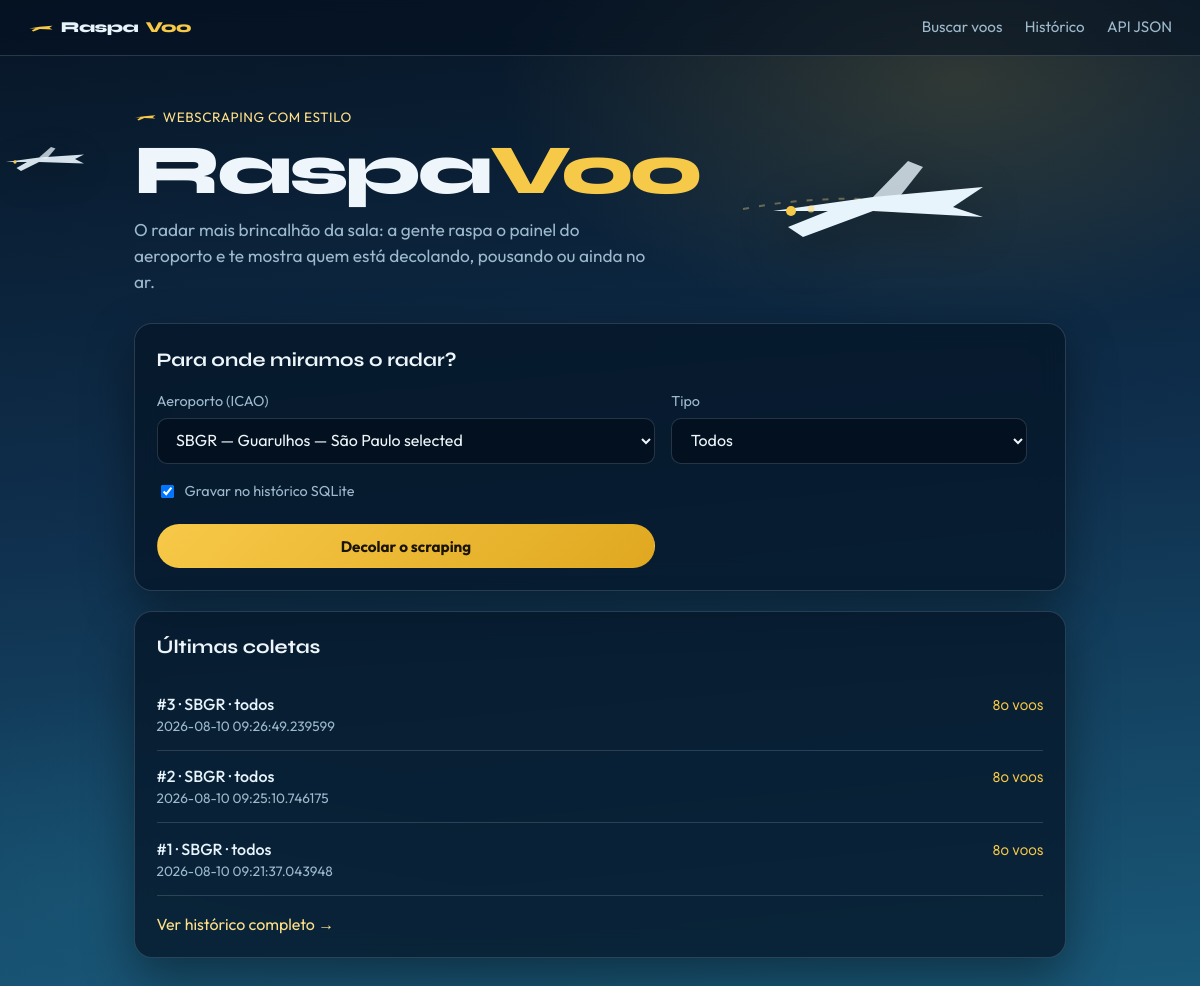
The page / on the database its author committed.
### models/coleta_voo.py (models this page shows, shortened)
class ColetaVoo(ModeloBase):#NÃO ESQUEÇA DE COLOCAR O MODELOBASE DENTRO DOS () PARA PEGAR COMO UM MODELO
    __bind_key__ = "historico"
    __tablename__ = "coletas_voo"
    fonte = db.Column(db.String(255), nullable=False)
    aeroporto = db.Column(db.String(10), nullable=False)
    tipo_busca = db.Column(db.String(20), nullable=False)
    total = db.Column(db.Integer, nullable=False, default=0)
    voos = db.relationship(
        "VooInfo",
        back_populates="coleta",
        cascade="all, delete-orphan",
    )
    @classmethod
    def listar(cls):
        return cls.query.order_by(cls.data_criacao.desc()).all()

### controllers/site_controller.py (the view)
@site_bp.route("/")
def home():
    coletas = ColetaVoo.listar()[:6]
    return render_template(
        "home.html",
        coletas=coletas,
        aeroportos=AEROPORTOS_SUGERIDOS,
    )

### views/templates/home.html (shortened to what this page needs)
{% extends "layout.html" %}
{% block content %}
<section class="hero">
    <div class="hero-texto">
        <p class="hero-selo">
            <svg class="selo-aviao" viewBox="0 0 48 20" aria-hidden="true">
                <path d="M2 12 L22 9 L46 7 L40 11 L46 14 L22 13 L10 18 L7 16 L14 12 Z" fill="currentColor"/>
            </svg>
            webscraping com estilo
        </p>
        <h1 class="hero-brand">Raspa<em>Voo</em></h1>
        <p class="hero-lead">
            O radar mais brincalhão da sala: a gente raspa o painel do aeroporto
            e te mostra quem está decolando, pousando ou ainda no ar.
        </p>
    </div>
    <div class="hero-aviao-grande" aria-hidden="true">
    </div>
</section>
<section class="painel busca-painel">
    <h2 class="secao-titulo">Para onde miramos o radar?</h2>
    <form method="post" action="{{ url_for('site.buscar') }}" class="form-busca">
        <div class="campo">
            <label for="aeroporto">Aeroporto (ICAO)</label>
            <select id="aeroporto" name="aeroporto" required>
                {% for codigo, nome in aeroportos %}
                <option value="{{ codigo }}">
                    {% if codigo == 'SBGR' %}
                    {{ codigo }} — {{ nome }} selected
                </option>
                {% endif %}
                {% endfor %}
            </select>
        </div>
        <div class="campo">
            <label for="tipo">Tipo</label>
            <select id="tipo" name="tipo">
                <option value="todos">Todos</option>
            </select>
        </div>
        <div class="campo campo-check">
            <label class="check-label">
                <input type="checkbox" name="salvar" value="1" checked>
                Gravar no histórico SQLite
            </label>
        </div>
        <button type="submit" class="btn btn-primario">Decolar o scraping</button>
    </form>
</section>
<section class="painel" style="margin-top: 1.25rem;">
    <h2 class="secao-titulo">Últimas coletas</h2>
    {% if coletas %}
        <ul class="lista">
            {% for c in coletas %}
            <li>
                <div>
                    <a href="{{ url_for('site.detalhe_coleta', coleta_id=c.id) }}">
                        #{{ c.id }} · {{ c.aeroporto }} · {{ c.tipo_busca }}
                    </a>
                    <div class="meta">{{ c.data_criacao }}</div>
                </div>
                <span class="badge">{{ c.total }} voos</span>
            </li>
            {% endfor %}
        </ul>
        <p class="link-mais"><a href="{{ url_for('site.historico') }}">Ver histórico completo →</a></p>
    {% else %}
        <p class="vazio">Nenhuma coleta ainda. Decole o scraping e salve a primeira foto do céu.</p>
    {% endif %}
</section>
{% endblock %}

### views/static/css/style.css (style rules this page uses)
* { box-sizing: border-box; }
:root { --ceu-alto: #071525; --ceu-meio: #0f2f4d; --horizonte: #1a5a7a; --pista: #f7c948; --pista-clara: #ffe08a; --nuvem: #e8f4fc; --texto: #eef6fb; --texto-suave: #9eb9cc; --painel: rgba(6, 22, 40, 0.78); --borda: rgba(158, 185, 204, 0.22); --erro: #ff8a7a; --sucesso: #5eead4; --sombra: 0 20px 50px rgba(0, 0, 0, 0.4); }
body { margin: 0; min-height: 100vh; font-family: "Outfit", sans-serif; color: var(--texto); background: radial-gradient(ellipse 70% 45% at 80% 8%, rgba(247, 201, 72, 0.16), transparent 55%), radial-gradient(ellipse 50% 35% at 10% 90%, rgba(26, 90, 122, 0.45), transparent 60%), linear-gradient(175deg, var(--ceu-alto) 0%, var(--ceu-meio) 48%, var(--horizonte) 100%); background-attachment: fixed; line-height: 1.5; overflow-x: hidden; }
.hero { display: grid; grid-template-columns: 1.15fr 0.85fr; gap: 1rem; align-items: center; padding: 1.5rem 0 1.25rem; animation: fade-up 0.7s ease both; }
.hero-selo { display: inline-flex; align-items: center; gap: 0.4rem; margin: 0 0 0.6rem; color: var(--pista-clara); font-size: 0.85rem; letter-spacing: 0.04em; text-transform: uppercase; }
.selo-aviao { width: 1.4rem; color: var(--pista); }
.hero-brand { font-family: "Syne", sans-serif; font-weight: 800; font-size: clamp(2.8rem, 8vw, 4.4rem); line-height: 0.95; margin: 0 0 0.85rem; letter-spacing: -0.04em; }
.hero-brand em { font-style: normal; color: var(--pista); }
.hero-lead { max-width: 32rem; color: var(--texto-suave); font-size: 1.08rem; margin: 0; }
.hero-aviao-grande { color: var(--nuvem); animation: taxi 5s ease-in-out infinite; }
.hero-aviao-grande svg { width: 100%; max-width: 280px; height: auto; display: block; margin-left: auto; filter: drop-shadow(0 12px 24px rgba(0, 0, 0, 0.35)); }
.painel { background: var(--painel); border: 1px solid var(--borda); border-radius: 18px; padding: 1.35rem; box-shadow: var(--sombra); backdrop-filter: blur(14px); animation: fade-up 0.75s ease both; }
.busca-painel { margin-top: 0.5rem; }
.secao-titulo { font-family: "Syne", sans-serif; font-size: 1.2rem; margin: 0 0 1rem; }
.form-busca { display: grid; grid-template-columns: 1.4fr 1fr auto; gap: 1rem; align-items: end; }
.campo label { display: block; margin-bottom: 0.35rem; color: var(--texto-suave); font-size: 0.9rem; }
.campo select, .campo input[type="text"] { width: 100%; padding: 0.7rem 0.9rem; background: rgba(4, 16, 30, 0.85); border: 1px solid var(--borda); border-radius: 10px; color: var(--texto); font-size: 1rem; font-family: inherit; }
.campo-check { grid-column: 1 / -1; }
.check-label { display: inline-flex !important; align-items: center; gap: 0.5rem; cursor: pointer; color: var(--texto-suave); }
.btn { display: inline-block; padding: 0.72rem 1.2rem; background: transparent; color: var(--texto); text-decoration: none; border: 1px solid var(--borda); border-radius: 999px; font-size: 0.95rem; font-family: inherit; cursor: pointer; transition: background 0.2s, border-color 0.2s, transform 0.15s; white-space: nowrap; }
.btn-primario { background: linear-gradient(135deg, var(--pista), #e0a820); color: #1a1405; border-color: transparent; font-weight: 700; }
.lista { list-style: none; padding: 0; margin: 0; }
.lista li { display: flex; justify-content: space-between; gap: 1rem; align-items: baseline; padding: 0.85rem 0; border-bottom: 1px solid var(--borda); }
.lista a { color: var(--nuvem); text-decoration: none; font-weight: 500; }
.meta { color: var(--texto-suave); font-size: 0.85rem; }
.badge { color: var(--pista); font-family: "Syne", sans-serif; font-size: 0.95rem; white-space: nowrap; }
.link-mais { margin: 1rem 0 0; }
.link-mais a { color: var(--pista-clara); text-decoration: none; }

### rows shown on the page
ColetaVoo: id "3", aeroporto "SBGR", tipo_busca "todos", data_criacao "2026-08-10 09:26:49.239599", total "80"
ColetaVoo: id "2", aeroporto "SBGR", tipo_busca "todos", data_criacao "2026-08-10 09:25:10.746175", total "80"
ColetaVoo: id "1", aeroporto "SBGR", tipo_busca "todos", data_criacao "2026-08-10 09:21:37.043948", total "80"

### other values the page prints
form field aeroporto "SBGR — Guarulhos — São Paulo selected"
